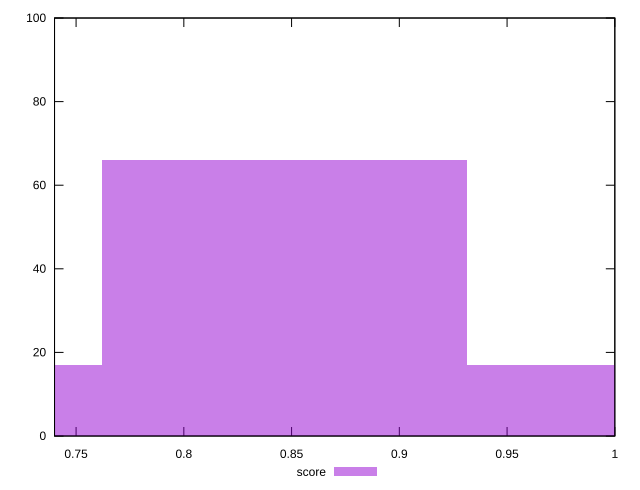

Write the gnuplot code that produced this figure.
reset

$score <<EOF
0.8466452498819209 66
0.6773161999055367 17
1.015974299858305 17
EOF

set key outside below
set boxwidth 0.16932904997638418
set xrange [0.74:1]
set yrange [0:100]
set trange [0:100]
set style fill transparent solid 0.5 noborder
set terminal svg size 640, 490 enhanced background rgb 'white'
set output "report_00013_2021-02-09T12-04-24.940Z/offscreen-images/samples/pages/score/histogram.svg"

plot $score title "score" with boxes

reset
